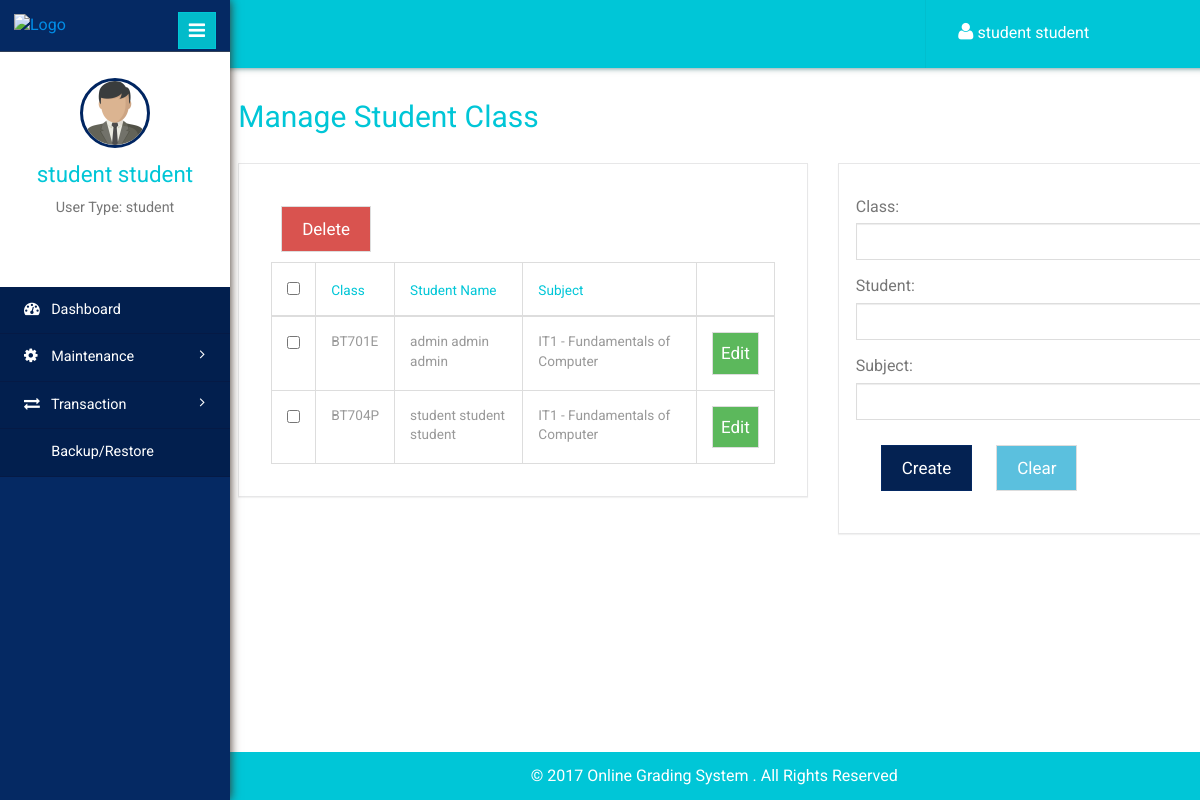
The page /student_class.php (signed in) on the database its author committed.
### tables this page shows
CREATE TABLE `usertbl` (
  `id` int(11) NOT NULL,
  `username` varchar(140) NOT NULL,
  `password` varchar(100) NOT NULL,
  `fname` varchar(140) NOT NULL,
  `mname` varchar(140) NOT NULL,
  `lname` varchar(140) NOT NULL,
  `contact` varchar(140) NOT NULL,
  `usertype` varchar(50) NOT NULL,
  `status` int(11) NOT NULL
);

CREATE TABLE `tblstudentclass` (
  `id` int(11) NOT NULL,
  `classid` int(11) NOT NULL,
  `studentid` int(11) NOT NULL,
  `subjectid` int(11) NOT NULL
);

CREATE TABLE `tblclass` (
  `id` int(11) NOT NULL,
  `classname` varchar(20) NOT NULL,
  `schoolyearid` int(11) NOT NULL,
  `yearlevelid` int(11) NOT NULL
);

CREATE TABLE `tblsubjects` (
  `id` int(11) NOT NULL,
  `subjectname` varchar(50) NOT NULL,
  `description` varchar(50) NOT NULL,
  `yearlevelid` int(11) NOT NULL
);

### session.php (called while the page is built, shortened)
<?php
if (isset($_SESSION['username']))
{
	$username = $_SESSION['username'];
}
else
{
	header("Location: index.php");
	exit();
}
$result = mysqli_query($con,"SELECT * FROM usertbl WHERE username = '$username'")or die(mysqli_error($con));
$user_rows = mysqli_fetch_array($result);
$fname = $user_rows['fname'];
$lname = $user_rows['lname'];
$userType = $user_rows['usertype'];
$name = $fname." ".$lname;
?>

### student_class.php (the view, shortened to what this page needs)
<!DOCTYPE html>
<html>
<head>
	<?php include "inc/navbar.php"; ?>
</head>
<body>
	<div class="page-container">
		<div class="left-content">
			<?php include "inc/header.php"; ?>
			<div class="outter-wp">
				<div class="sub-heard-part">
					<ol class="breadcrumb m-b-0">
						<li><h2 style="margin-top:0px;"><a>Manage Student Class</a></h2></li>
					</ol>
				</div>
				<div class="graph-visual tables-main">
					<div class="row">
						<div class="col-sm-7">
							<div class="graph">
								<?php
								$query = "SELECT * FROM tblstudentclass
								left join usertbl on usertbl.id = tblstudentclass.studentid
								left join tblsubjects on tblsubjects.id = tblstudentclass.subjectid
								left join tblclass on tblclass.id = tblstudentclass.classid";
								$result = mysqli_query($con, $query)or die(mysqli_error($con));
								if(mysqli_num_rows($result) > 0){
									?>
									<button type="button" id="del_stud_class" class="btn btn-danger">Delete</button>
									<div class="tables">
										<table class="table table-bordered">
											<thead>
												<tr>
													<th><input type="checkbox" id="checkall"></th>
													<th>Class</th>
													<th>Student Name</th>
													<th>Subject</th>
													<th></th>
												</tr>
											</thead>
											<tbody>
												<?php while($row = mysqli_fetch_array($result)) {  ?>
												<tr>
													<th scope="row"><input type="checkbox" id="record" name="subid[]" value="<?php echo $row['id']; ?>"></th>
													<td><input type="hidden" value="<?php echo $row['id'] ?>"><?php echo $row['classname']; ?></td>
													<td><input type="hidden" value="<?php echo $row['id'] ?>"><?php echo $row['fname']." ".$row['mname']." ".$row['lname']; ?></td>
													<td><input type="hidden" value="<?php echo $row['id'] ?>"><?php echo $row['subjectname']." - ".$row['description']; ?></td>
													<td><button type="button" style="margin:0px;padding:8px;" id="edit_studclass" class="btn btn-success">Edit</button></td>
												</tr>
												<?php } ?>
											</tbody>
										</table>
									</div>
									<?php }else{ ?>
									<div class="alert alert-danger">No data found.</div>
									<?php } ?>
								</div>
							</div>
							<div class="col-sm-5">
								<div class="graph">
									<form class="form-horizontal" action="crud_function.php" method="post">
										<div class="form-group">
											<label>Class:</label>
											<select class="form-control" style="padding:8px;" name="cboclass"  id="cboclass" required>
												<option></option>
												<?php
												$query = "SELECT * FROM tblclass";
												$result = mysqli_query($con, $query);
												while($row = mysqli_fetch_array($result)){
													?>
													<option value="<?php echo $row['id']; ?>"><?php echo $row['classname']; ?></option>
													<?php } ?>
												</select>
											</div>
											<div class="form-group">
												<label>Student:</label>
												<select class="form-control" style="padding:8px;" name="cboStudent"  id="cboStudent" required>
													<option></option>
													<?php
													$query = "SELECT * FROM usertbl where usertype='student'";
													$result = mysqli_query($con, $query);
													while($row = mysqli_fetch_array($result)){
														?>
														<option value="<?php echo $row['id']; ?>"><?php echo $row['fname']." ".$row['lname']; ?></option>
														<?php } ?>
													</select>
												</div>
												<div class="form-group">
													<label>Subject:</label>
													<select class="form-control" style="padding:8px;" name="cbosubjectid"  id="cbosubjectid" required>
														<option></option>
														<?php
														$query = "SELECT * FROM tblsubjects";
														$result = mysqli_query($con, $query);
														while($row = mysqli_fetch_array($result)){
															?>
															<option value="<?php echo $row['id']; ?>"><?php echo $row['subjectname']." - ".$row['description']; ?></option>
															<?php } ?>
														</select>
													</div>
													<button type="submit" id="add_studclass" name="add_studclass" class="btn btn-primary">Create</button>
													<button type="reset" id="clear" class="btn btn-info">Clear</button>
												</form>
											</div>
										</div>
									</div>
								</div>
							</div>
							<?php include "inc/sidebar.php"; ?>
						</div>
					</body>
					</html>

### inc/header.php (shortened to what this page needs)
<?php include "conn.php"; ?>
<?php include "session.php"; ?>
<div class="inner-content">
	<div class="header-section">
		<div class="top_menu">
			<div class="profile_details_left">
				<ul class="nofitications-dropdown">
					<li class="dropdown note">
						<a href="#" class="dropdown-toggle" data-toggle="dropdown" aria-expanded="false" style="color:#fff;"><i class="fa fa-user"></i> <?php echo $name; ?></a>
					</li>
				</ul>
			</div>
			<div class="clearfix"></div>
		</div>
	</div>

### inc/sidebar.php (shortened to what this page needs)
<footer>
	<p style="color:#fff;padding-right:200px;">&copy 2017 Online Grading System . All Rights Reserved</p>
</footer>
<div class="sidebar-menu">
	<header class="logo">
		<a href="#" class="sidebar-icon"> <span class="fa fa-bars"></span> </a> <a href="admin_dashboard.php"> <img id="logo" src="" alt="Logo"/>
	</a>
</header>
<div class="down">
	<a href="admin_dashboard.php"><img style="width:70px;height:70px;" src="images/businessman.png"></a>
	<a href="admin_dashboard.php"><span class=" name-caret"><?php echo $name; ?></span></a>
	<p>User Type: <?php echo $userType; ?></p>
	<ul>
		<li><a class="tooltips" href="profile.php"><span>Profile</span><i class="lnr lnr-user"></i></a></li>
		<li><a class="tooltips" href="logout.php"><span>Log out</span><i class="lnr lnr-power-switch"></i></a></li>
	</ul>
</div>
<div class="menu">
	<ul id="menu" >
		<li><a href="admin_dashboard.php"><i class="fa fa-tachometer"></i> <span>Dashboard</span></a></li>
		<li id="menu-academico" ><a href="#"><i class="fa fa-cog"></i> <span> Maintenance</span> <span class="fa fa-angle-right" style="float: right"></span></a>
		</li>
		<li id="menu-academico" ><a href="#"><i class="fa fa-exchange"></i> <span> Transaction</span> <span class="fa fa-angle-right" style="float: right"></span></a>
		</li>
		<li><a href="backup.php"><i class="fa fa-database"></i> <span>Backup/Restore</span></a></li>
	</ul>
</div>
</div>

### rows shown on the page
usertbl: name "student student", usertype "student"
tblstudentclass: classid.classname "BT701E", usertbl.fname "admin", usertbl.mname "admin", usertbl.lname "admin", subjectid.subjectname "IT1", subjectid.description "Fundamentals of Computer"
tblstudentclass: classid.classname "BT704P", usertbl.fname "student", usertbl.mname "student", usertbl.lname "student", subjectid.subjectname "IT1", subjectid.description "Fundamentals of Computer"
